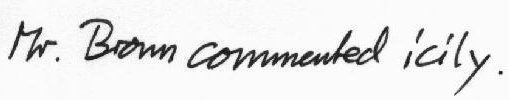
#> input picture models/trocr_small/test_handwriting.jpg, 509 x 100 px
$ python -i ocr_engine.py   (imports and definitions only)   (older library calls are emulated)
#> lines starting #> are read from the running program, lines starting #| are printed output that depends on the picture; after the words box and inside, x2 and y2 are one past the last pixel; in counts of white or black regions, pixels touching at a corner belong together
#> further down, picture is the input picture: shape (100, 509, 3); min 3, max 255, mean 232.3
import os
import cv2
import numpy as np
from PIL import Image

RAPID_OCR_ENGINE = None
try:
    from rapidocr_onnxruntime import RapidOCR
    RAPID_OCR_ENGINE = RapidOCR()
except Exception as e:
    print(f"RapidOCR initialization warning: {e}")

class OCREngine:
    def __init__(self, preferred_lang="eng", target_dpi=300, doc_type="printed"):
        self.preferred_lang = preferred_lang
        self.target_dpi = target_dpi
        self.doc_type = doc_type

    def run_ocr_full(self, bgr_image, page_num=1, target_dpi=None, doc_type=None):
        """
        Runs pure ONNX OCR on BGR image and returns dict:
        {
          "ocr_results": [{"text": "word", "bbox": (x0, y0, x1, y1), "font_size_pt": 12.0, "font_weight": "Normal", "font_family": "Sans-Serif"}, ...],
          "plain_text": "extracted plain text string",
          "hocr_html": "hOCR XML/HTML format string",
          "illustrations": [crop_bgr_1, crop_bgr_2, ...],
          "tables": [[row1_cells], [row2_cells], ...]
        }
        Supports doc_type="printed" (standard RapidOCR) or "handwritten" (Microsoft TrOCR cursive HTR).
        """
        effective_doc_type = doc_type or self.doc_type
        if effective_doc_type == "handwritten":
            try:
                from core.htr_engine import TrOCREngine
                htr = TrOCREngine.get_instance()
                if htr.is_ready():
                    return htr.process_handwritten_page(bgr_image, page_num=page_num, target_dpi=target_dpi or self.target_dpi)
            except Exception as e:
                print(f"TrOCR engine notice, falling back to standard OCR: {e}")

        dpi = target_dpi or self.target_dpi
        results = []
        lines_text = []

        if RAPID_OCR_ENGINE and bgr_image is not None:
            try:
                ocr_res, _ = RAPID_OCR_ENGINE(bgr_image)
                if ocr_res:
                    for item in ocr_res:
                        pts = np.array(item[0])
                        x0, y0 = np.min(pts, axis=0)
                        x1, y1 = np.max(pts, axis=0)
                        text = str(item[1]).strip()
                        score = float(item[2])

                        if text and score > 0.3:
                            box_x0, box_y0 = int(max(0, x0)), int(max(0, y0))
                            box_x1, box_y1 = int(min(bgr_image.shape[1], x1)), int(min(bgr_image.shape[0], y1))
                            h = box_y1 - box_y0
                            w = box_x1 - box_x0

                            crop_bgr = bgr_image[box_y0:box_y1, box_x0:box_x1] if h > 2 and w > 2 else None
                            font_size_pt, font_weight, font_family = self._estimate_font_properties(crop_bgr, h, dpi)

                            results.append({
                                "text": text,
                                "bbox": (box_x0, box_y0, box_x1, box_y1),
                                "font_size_pt": font_size_pt,
                                "font_weight": font_weight,
                                "font_family": font_family,
                                "score": score
                            })
                            lines_text.append(text)
            except Exception as e:
                print(f"RapidOCR execution error: {e}")

        plain_text = "\n".join(lines_text)
        hocr_html = self._build_hocr_from_boxes(results, bgr_image.shape[1], bgr_image.shape[0], page_num)
        illustrations, tables = self._detect_tables_and_illustrations(bgr_image, results)

        return {
            "ocr_results": results,
            "plain_text": plain_text,
            "hocr_html": hocr_html,
            "illustrations": illustrations,
            "tables": tables
        }

    def run_ocr(self, bgr_image):
        """Legacy helper returning word bounding boxes list."""
        full_res = self.run_ocr_full(bgr_image)
        return full_res["ocr_results"]

    def _estimate_font_properties(self, crop_bgr, box_h_px, dpi):
        """Estimate font size (pt), font weight (Bold/Normal), and font family (Serif/Sans-Serif/Monospace)."""
        raw_pt = (box_h_px * 72.0) / float(dpi)
        font_size_pt = round(max(8.0, min(32.0, raw_pt * 0.72)), 1)
        font_weight = "Normal"
        font_family = "Sans-Serif"

        if crop_bgr is not None and crop_bgr.size > 0:
            gray = cv2.cvtColor(crop_bgr, cv2.COLOR_BGR2GRAY)
            _, binary = cv2.threshold(gray, 0, 255, cv2.THRESH_BINARY_INV + cv2.THRESH_OTSU)
            ink_density = np.sum(binary > 0) / float(binary.size)
            if ink_density > 0.33:
                font_weight = "Bold"

            h, w = gray.shape
            if w > 0 and h > 0:
                aspect = float(w) / float(h)
                if aspect > 4.5 and ink_density < 0.22:
                    font_family = "Monospace"
                else:
                    sobel_x = cv2.Sobel(gray, cv2.CV_64F, 1, 0, ksize=3)
                    edge_ratio = np.sum(np.abs(sobel_x) > 50) / float(gray.size)
                    if edge_ratio > 0.18:
                        font_family = "Serif"

        return font_size_pt, font_weight, font_family

    def _detect_tables_and_illustrations(self, bgr_image, ocr_results):
        """
        Extract only genuine non-text graphical illustrations/iconography crops
        (excluding any regions that overlap with extracted OCR text boxes, frames, or noise)
        and detect tabular grid structures.
        """
        illustrations = []
        tables = []

        if bgr_image is None or bgr_image.size == 0:
            return illustrations, tables

        h_img, w_img = bgr_image.shape[:2]
#> h_img = 100; w_img = 509
        page_area = float(h_img * w_img)
#> page_area = 50900
        if page_area <= 0:
            return illustrations, tables

        # 1. Build generous text mask so text strokes, ascenders/descenders, and fringes are zeroed out
        text_mask = np.ones((h_img, w_img), dtype=np.uint8) * 255
        text_boxes = []
        for item in ocr_results:
            x0, y0, x1, y1 = item["bbox"]
            bw = max(1, x1 - x0)
            bh = max(1, y1 - y0)
            txt = str(item.get("text", "")).strip()
            text_boxes.append((x0, y0, x1, y1, bw * bh, len(txt)))

            pad_x = max(12, int(bh * 0.50))
            pad_y = max(10, int(bh * 0.40))
            x0_m, y0_m = max(0, x0 - pad_x), max(0, y0 - pad_y)
            x1_m, y1_m = min(w_img, x1 + pad_x), min(h_img, y1 + pad_y)
            text_mask[y0_m:y1_m, x0_m:x1_m] = 0
#> text_mask: shape (100, 509); every value is 255
#> after the loop, text_boxes = []

        # 2. Adaptive foreground thresholding (avoids treating paper shading/tint as ink)
        gray = cv2.cvtColor(bgr_image, cv2.COLOR_BGR2GRAY)
        otsu_val, _ = cv2.threshold(gray, 0, 255, cv2.THRESH_BINARY_INV + cv2.THRESH_OTSU)
#> otsu_val = 158
        eff_thresh = min(195, max(115, int(otsu_val)))
#> eff_thresh = 158
        _, ink_mask = cv2.threshold(gray, eff_thresh, 255, cv2.THRESH_BINARY_INV)
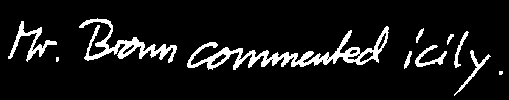
#> ink_mask: shape (100, 509); 8.6% white; 11 white regions (2 under 20 px), largest, box (x1, y1, x2, y2) and area: (187, 26, 389, 70) 2028, (79, 18, 177, 63) 1120, (8, 21, 57, 62) 478

        # Remove ONLY thin long horizontal/vertical table/frame lines (preserving solid/textured graphics!)
        horiz_k = cv2.getStructuringElement(cv2.MORPH_RECT, (max(45, w_img // 12), 1))
        vert_k = cv2.getStructuringElement(cv2.MORPH_RECT, (1, max(45, h_img // 12)))
#> vert_k = 45 values from 1 to 1
        horiz_lines = cv2.morphologyEx(ink_mask, cv2.MORPH_OPEN, horiz_k)
#> horiz_lines: shape (100, 509); every value is 0
        vert_lines = cv2.morphologyEx(ink_mask, cv2.MORPH_OPEN, vert_k)
        thick_k = cv2.getStructuringElement(cv2.MORPH_RECT, (9, 9))
        thick_graphics = cv2.morphologyEx(ink_mask, cv2.MORPH_OPEN, thick_k)
        thin_frame_lines = cv2.bitwise_and(cv2.bitwise_or(horiz_lines, vert_lines), cv2.bitwise_not(thick_graphics))

        graphic_mask = cv2.bitwise_and(ink_mask, cv2.bitwise_not(thin_frame_lines))
        graphic_mask = cv2.bitwise_and(graphic_mask, text_mask)

        # Clean small isolated noise speckles and consolidate coherent graphic elements
        open_k = cv2.getStructuringElement(cv2.MORPH_ELLIPSE, (3, 3))
        graphic_mask = cv2.morphologyEx(graphic_mask, cv2.MORPH_OPEN, open_k)
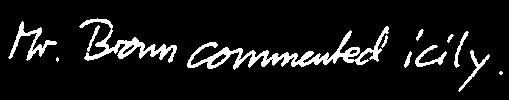
#> graphic_mask: shape (100, 509); 8.4% white; 12 white regions (2 under 20 px), largest, box (x1, y1, x2, y2) and area: (187, 26, 389, 70) 1940, (79, 18, 177, 63) 1094, (8, 21, 57, 61) 469
        close_k = cv2.getStructuringElement(cv2.MORPH_RECT, (7, 7))
        closed_mask = cv2.morphologyEx(graphic_mask, cv2.MORPH_CLOSE, close_k)
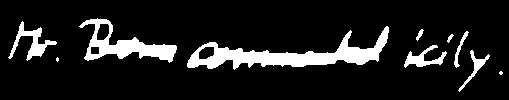
#> closed_mask: shape (100, 509); 11.5% white; 10 white regions (2 under 20 px)
        closed_mask = cv2.bitwise_and(closed_mask, text_mask)

        contours, _ = cv2.findContours(closed_mask, cv2.RETR_EXTERNAL, cv2.CHAIN_APPROX_SIMPLE)
#> contours = 10 contours, 3 with area under 20; largest, box (x1, y1, x2, y2) and area: (187, 26, 389, 70) 2810, (79, 18, 177, 63) 1600, (8, 21, 57, 61) 462, (404, 45, 447, 68) 308, (458, 50, 490, 92) 185, (454, 31, 469, 68) 91, (416, 29, 424, 41) 30
        min_illustration_area = page_area * 0.012
#> min_illustration_area = 610.8
        min_side = max(65, int(min(h_img, w_img) * 0.055))
#> min_side = 65

        candidate_rects = []
        for cnt in contours:
            x, y, w, h = cv2.boundingRect(cnt)
            area = float(w * h)

            # Size & aspect ratio bounds for real iconography / illustrations
            if area < min_illustration_area or w < min_side or h < min_side:
                continue
            if w > w_img * 0.88 or h > h_img * 0.85 or area > page_area * 0.72:
                continue

            aspect = float(w) / float(h)
            if aspect < 0.22 or aspect > 4.2:
                continue

            # Ignore scanner border strips touching outer edges of the page
            if x <= 4 or y <= 4 or (x + w) >= (w_img - 4) or (y + h) >= (h_img - 4):
                if area < page_area * 0.05:
                    continue

            # Strict check: reject if this rectangle overlaps with extracted OCR text boxes
            overlapping_boxes = 0
            overlapping_chars = 0
            total_text_inter = 0.0
            for bx0, by0, bx1, by1, b_area, b_chars in text_boxes:
                ix0 = max(x, bx0)
                iy0 = max(y, by0)
                ix1 = min(x + w, bx1)
                iy1 = min(y + h, by1)
                if ix1 > ix0 and iy1 > iy0:
                    inter = float((ix1 - ix0) * (iy1 - iy0))
                    total_text_inter += inter
                    if inter / float(max(1, b_area)) >= 0.15:
                        overlapping_boxes += 1
                        overlapping_chars += b_chars

            if overlapping_boxes >= 1 and (overlapping_chars >= 2 or (total_text_inter / area) >= 0.015):
                continue
            if (total_text_inter / area) >= 0.02:
                continue

            # Verify genuine graphical/iconographic content inside the core (reject hollow frames & faint stains)
            roi_raw = graphic_mask[y:y+h, x:x+w]
            overall_density = np.count_nonzero(roi_raw) / area
            if overall_density < 0.10 or overall_density > 0.85:
                continue

            ix0, iy0 = x + int(w * 0.12), y + int(h * 0.12)
            ix1, iy1 = x + int(w * 0.88), y + int(h * 0.88)
            core_raw = graphic_mask[iy0:iy1, ix0:ix1]
            if core_raw.size == 0:
                continue
            core_density = np.count_nonzero(core_raw) / float(core_raw.size)
            if core_density < 0.12 or core_density > 0.85:
                continue

            # Check grayscale contrast/variation and connected graphical coherence
            roi_gray = gray[y:y+h, x:x+w]
            if float(np.std(roi_gray)) < 20.0:
                continue

            roi_closed = closed_mask[y:y+h, x:x+w]
            num_labels, _, stats, _ = cv2.connectedComponentsWithStats(roi_closed, connectivity=8)
            if num_labels <= 1:
                continue
            max_cc_area = float(np.max(stats[1:, cv2.CC_STAT_AREA]))
            if (max_cc_area / area) < 0.06:
                continue

            candidate_rects.append((x, y, w, h, area))
#> this loop made 10 passes
#> (x, y, w, h, area) on passes 3 to 10: (458, 50, 32, 42, 1344), (404, 45, 43, 23, 989), (447, 34, 7, 9, 63), (454, 31, 15, 37, 555), (416, 29, 8, 12, 96), (187, 26, 202, 44, 8888), (8, 21, 49, 40, 1960), (79, 18, 98, 45, 4410)
#> after the loop, candidate_rects = []

        # Deduplicate overlapping / nested illustration rectangles
        candidate_rects.sort(key=lambda r: r[4], reverse=True)
        accepted_rects = []
        for rx, ry, rw, rh, rarea in candidate_rects:
            is_dup = False
            for ax, ay, aw, ah, _ in accepted_rects:
                ix0, iy0 = max(rx, ax), max(ry, ay)
                ix1, iy1 = min(rx + rw, ax + aw), min(ry + rh, ay + ah)
                if ix1 > ix0 and iy1 > iy0:
                    inter = float((ix1 - ix0) * (iy1 - iy0))
                    if inter / rarea > 0.30:
                        is_dup = True
                        break
            if not is_dup:
                accepted_rects.append((rx, ry, rw, rh, rarea))
#> this loop made 0 passes
#> after the loop, accepted_rects = []

        # Sort top-to-bottom in reading order
        accepted_rects.sort(key=lambda r: (r[1], r[0]))
        for rx, ry, rw, rh, _ in accepted_rects:
            crop = bgr_image[ry:ry+rh, rx:rx+rw].copy()
            illustrations.append(crop)
#> after the loop, illustrations = []

        if len(ocr_results) >= 4:
            sorted_boxes = sorted(ocr_results, key=lambda b: (b["bbox"][1], b["bbox"][0]))
            rows = []
            curr_row = []
            last_y0 = None

            for box in sorted_boxes:
                x0, y0, x1, y1 = box["bbox"]
                if last_y0 is None or abs(y0 - last_y0) < 12:
                    curr_row.append(box)
                else:
                    if len(curr_row) >= 2:
                        rows.append(curr_row)
                    curr_row = [box]
                last_y0 = y0
            if len(curr_row) >= 2:
                rows.append(curr_row)

            if len(rows) >= 2:
                table_matrix = []
                for r in rows:
                    r_sorted = sorted(r, key=lambda b: b["bbox"][0])
                    table_matrix.append([b["text"] for b in r_sorted])
                tables.append(table_matrix)

        return illustrations, tables

    def _build_hocr_from_boxes(self, word_boxes, width, height, page_num=1):
        """Constructs standard hOCR XML/HTML string from word bounding boxes."""
        html_lines = [
            '<?xml version="1.0" encoding="UTF-8"?>',
            '<!DOCTYPE html PUBLIC "-//W3C//DTD XHTML 1.0 Transitional//EN" "http://www.w3.org/TR/xhtml1/DTD/xhtml1-transitional.dtd">',
            '<html xmlns="http://www.w3.org/1999/xhtml" xml:lang="en" lang="en">',
            ' <head>',
            '  <title></title>',
            '  <meta http-equiv="Content-Type" content="text/html;charset=utf-8"/>',
            '  <meta name="ocr-system" content="S2POT_Smart_Slim_PDF_OCR_Tool" />',
            ' </head>',
            ' <body>',
            f'  <div class="ocr_page" id="page_{page_num}" title="image page; bbox 0 0 {width} {height}">',
            '   <div class="ocr_carea" id="block_1">',
            '    <p class="ocr_par" id="par_1">'
        ]

        for idx, wdict in enumerate(word_boxes):
            wtext = wdict["text"]
            x0, y0, x1, y1 = wdict["bbox"]
            html_lines.append(f'     <span class="ocrx_word" id="word_{idx+1}" title="bbox {x0} {y0} {x1} {y1}">{wtext}</span>')

        html_lines.extend([
            '    </p>',
            '   </div>',
            '  </div>',
            ' </body>',
            '</html>'
        ])
        return "\n".join(html_lines)

>>> import cv2
>>> picture = cv2.imread('../models/trocr_small/test_handwriting.jpg')
>>> result = OCREngine().run_ocr_full(picture)
#> result = 5 items
